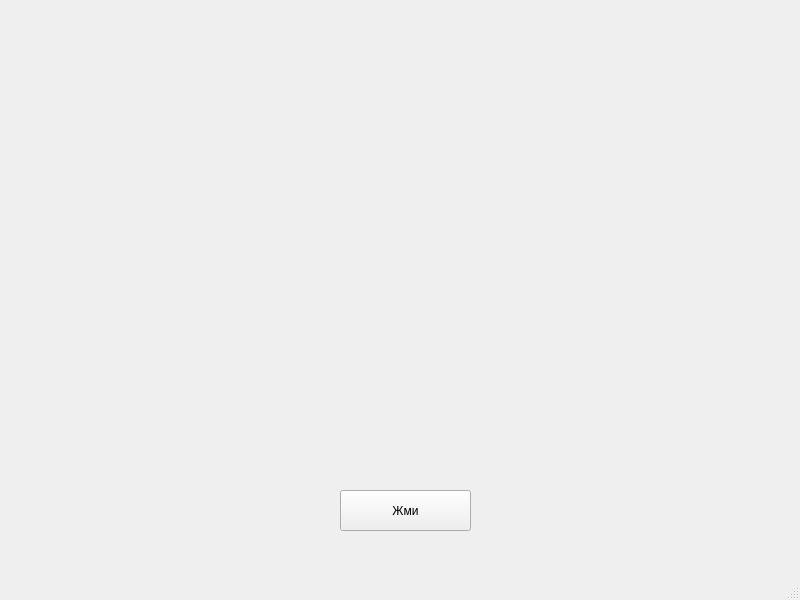
<?xml version="1.0" encoding="UTF-8"?>
<ui version="4.0">
 <class>MainWindow</class>
 <widget class="QMainWindow" name="MainWindow">
  <property name="geometry">
   <rect>
    <x>0</x>
    <y>0</y>
    <width>800</width>
    <height>600</height>
   </rect>
  </property>
  <property name="windowTitle">
   <string>КРУГИ</string>
  </property>
  <widget class="QWidget" name="centralwidget">
   <widget class="QPushButton" name="pushButton">
    <property name="geometry">
     <rect>
      <x>340</x>
      <y>490</y>
      <width>131</width>
      <height>41</height>
     </rect>
    </property>
    <property name="text">
     <string>Жми</string>
    </property>
   </widget>
  </widget>
  <widget class="QStatusBar" name="statusbar"/>
 </widget>
 <resources/>
 <connections/>
</ui>
